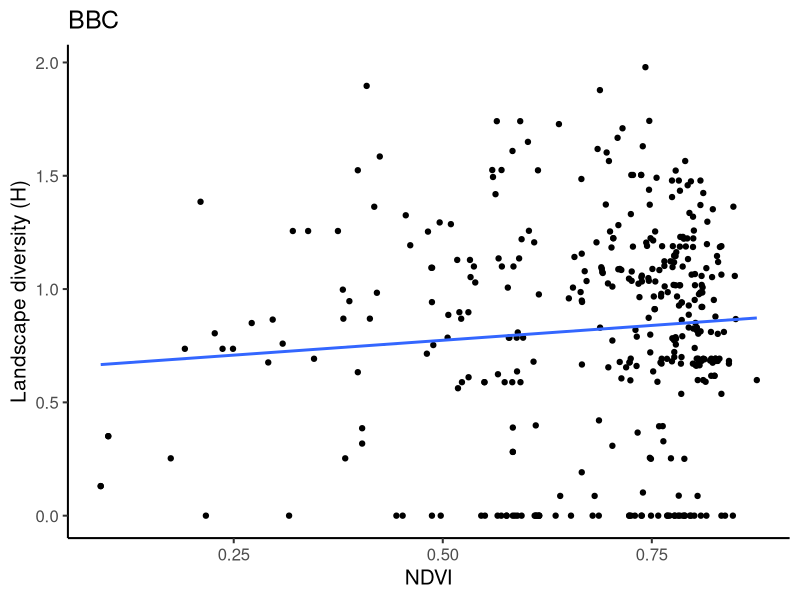

Source code (R):
### BBC landcover diversity (Shannon H)

library(tidyverse)
theme_set(theme_classic(base_size = 15))

### Shannon-diversity for land cover classes
## Use prop.landscape.core to make separate classes for forest edge and forest interior

landcover_nonforest <- read.csv('data/bbc_fragstats.csv', stringsAsFactors = F) %>%
  filter(!(class %in% c(41:43))) %>%
  dplyr::select(siteID, class, prop.landscape) %>%
  mutate(class = as.character(class))

landcover_forest <- read.csv('data/bbc_fragstats.csv', stringsAsFactors = F) %>%
  filter(class %in% c(41:43)) %>%
  dplyr::select(siteID, class, prop.landscape, prop.landscape.core) %>%
  mutate(prop.landscape.edge = prop.landscape - prop.landscape.core) %>%
  dplyr::select(-prop.landscape) %>%
  gather(landscape, prop.landscape, 3:4) %>%
  mutate(land = word(landscape, 3, sep = fixed("."))) %>%
  mutate(class = paste(class, land, sep = "_")) %>%
  dplyr::select(-landscape, -land)

landcover_edges <- bind_rows(landcover_nonforest, landcover_forest) %>%
  group_by(siteID) %>%
  summarize(shannonH = -sum(prop.landscape*log(prop.landscape), na.rm = T))

bbc_ndvi <- read.csv("data/bbc_sites_ndvi.csv", stringsAsFactors = F) %>%
  group_by(siteID) %>%
  summarize(meanNDVI = mean(NDVI))

bbc_plot <- landcover_edges %>%
  left_join(bbc_ndvi, by = "siteID")

ggplot(bbc_plot, aes(x = meanNDVI, y = shannonH)) + geom_point() + geom_smooth(method = "lm", se = F) + 
  labs(x = "NDVI", y = "Landscape diversity (H)", title = "BBC")

summary(lm(shannonH ~ meanNDVI, data = bbc_plot))

